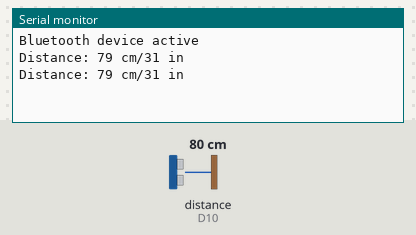
A sketch run on a simulated Arduino Nano 33 IoT. Shown: the last lines printed to the serial monitor. Wiring (inferred from the names in the program): ultrasonic range finder: trigger D8; echo D10. Inputs (shaded band) come from the test bench; at power-on: distance to the obstacle (sensor on D10) 80 cm. The echo pulse lasts 58.3 µs per cm; nothing arrives over Bluetooth unless stated.

Above: at 1.8 s.
1.9 s: distance to the obstacle (sensor on D10) set to 2 cm
At 2.8 s:
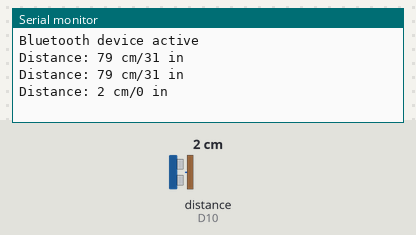
3.4 s: distance to the obstacle (sensor on D10) set to 4 cm
At 4.8 s:
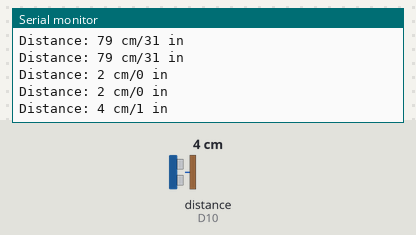
Timing chart, 0 to 6.4 s (numbered marks = the images above; inputs shaded):
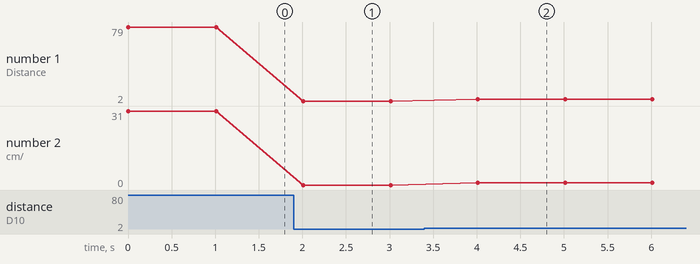

The sketch:

lab5.ino
```cpp
#include <ArduinoBLE.h>
BLEService newService("180A"); // creating the service
BLEByteCharacteristic readChar("2A57", BLERead);
BLEByteCharacteristic writeChar("2A58", BLEWrite);

const int trigPin = 8;
const int echoPin = 10;
long duration;
int distanceCm, distanceInch;

double R1 = 0.0343/2;
double R2 = (0.0343/2.54)/2;

void setup() {
  // put your setup code here, to run once:
  pinMode(trigPin, OUTPUT);
  pinMode(echoPin, INPUT);
  Serial.begin(9600);

  while(!Serial);
  if (!BLE.begin()){
  Serial.println("Waiting for ArduinoBLE");
  while(1);
  }

  BLE.setDeviceName("Your names here");
  BLE.setAdvertisedService(newService);
  newService.addCharacteristic(readChar);
  newService.addCharacteristic(writeChar);
  BLE.addService(newService);

  readChar.writeValue(0);
  writeChar.writeValue(0);

  BLE.advertise();
  Serial.println("Bluetooth device active");

}

void loop() {
  // put your main code here, to run repeatedly:
  digitalWrite(trigPin, LOW);
  delayMicroseconds(2);
  digitalWrite(trigPin, HIGH);
  delayMicroseconds(10);
  digitalWrite(trigPin, LOW);

  duration = pulseIn(echoPin, HIGH);

  distanceCm = duration * R1;
  distanceInch = duration * R2;
  Serial.print("Distance: ");
  Serial.print(distanceCm);
  Serial.print(" cm/");
  Serial.print(distanceInch);
  Serial.println(" in");
  delay(1000);

}
```

Measured:
- after the input at 1.9 s, the serial monitor: prints a new line after 0.11 s (image 1)
- after the input at 3.4 s, the serial monitor: prints a new line after 0.61 s (image 2)
- plotted number 1: 79 → 2 after the input at 1.9 s, 2 → 4 after the input at 3.4 s
- plotted number 2: 31 → 0 after the input at 1.9 s, 0 → 1 after the input at 3.4 s
